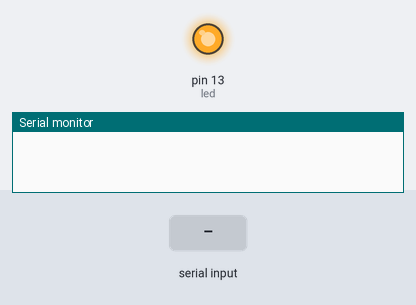
The sketch below on a simulated Arduino Uno, built with avr-gcc and run on an emulated ATmega328P. On the bench: output pins drawn as LEDs (lit = HIGH), the last lines printed to the serial monitor. The inputs (shaded band) are chosen by the test bench.

Above: at 1.2 s.
1.3 s: byte 30 received over Serial
At 4.2 s:
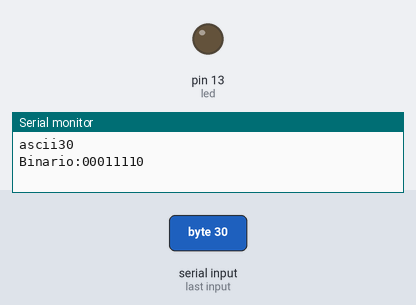
Timing chart, 0 to 12.3 s (numbered marks = the images above; inputs shaded):
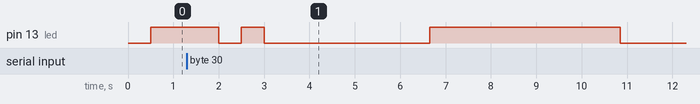

The sketch:

emissor.ino
```cpp
#define tam 8

const int led = 13;
char mensagem;
int ascii;
int bin[tam];
int i = 7;
int j = i;
int *p;

void conversor();

void setup()
{
  Serial.begin(9600);
  pinMode(led, OUTPUT);
}// end setup

void loop()
{
  if(Serial.available())
  {
    mensagem = Serial.read();

    conversor();

    p = bin;
    digitalWrite(led, HIGH);
    delay(500);
    digitalWrite(led, LOW);
    delay(500);
    digitalWrite(led, HIGH);
    delay(500);
    digitalWrite(led, LOW);
    delay(500);


    for(int x= 0; x< tam; x++)
    {
      if( *(p+x) == 1)
      {
        digitalWrite(led, HIGH);
        //Serial.print("ligado ");
      }
      else
      {
        digitalWrite(led, LOW);
        //)Serial.print("desligado ");
      }
         delay(1050);
    }
  }
  else
  {
    delay(500);
    digitalWrite(led,HIGH);
  }


}// end loop

void conversor()
{
  ascii =(int) mensagem;
  Serial.print("ascii");
  Serial.println(ascii);
  if (ascii >= 1)
  {
    while (ascii/2 > 0)
    {
      bin[i] = ascii%2;
      ascii /= 2;
      i--;
      j--;
    }

    for (i = 0; i <j; i++)
      bin[i] = 0;

    bin[j] = 1;

    Serial.print("Binario:");
    for (i = 0; i < tam; i++)
    {
      Serial.print(bin[i]);
    }

  }
  else if (ascii == 0)
  {
    for (i = 0; i < tam; i++)
    {
      bin[i] = 0;
    }

    Serial.print("Binario:");
    for (i = 0; i < tam; i++)
    {
      Serial.print(bin[i]);
    }

  }
  Serial.print("\n\n");
}
```

Measured:
- after the input at 1.3 s, pin 13 (led): goes LOW 0.50 s, HIGH 0.50 s, LOW 3.7 s, HIGH 4.2 s, then LOW, starting after 0.70 s
